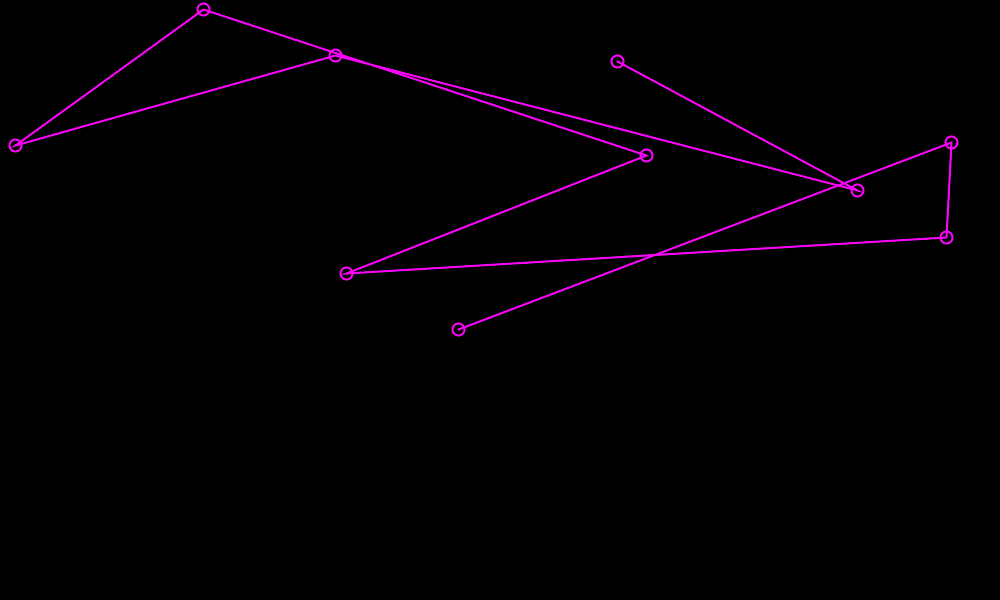
Frame 1 (no input)
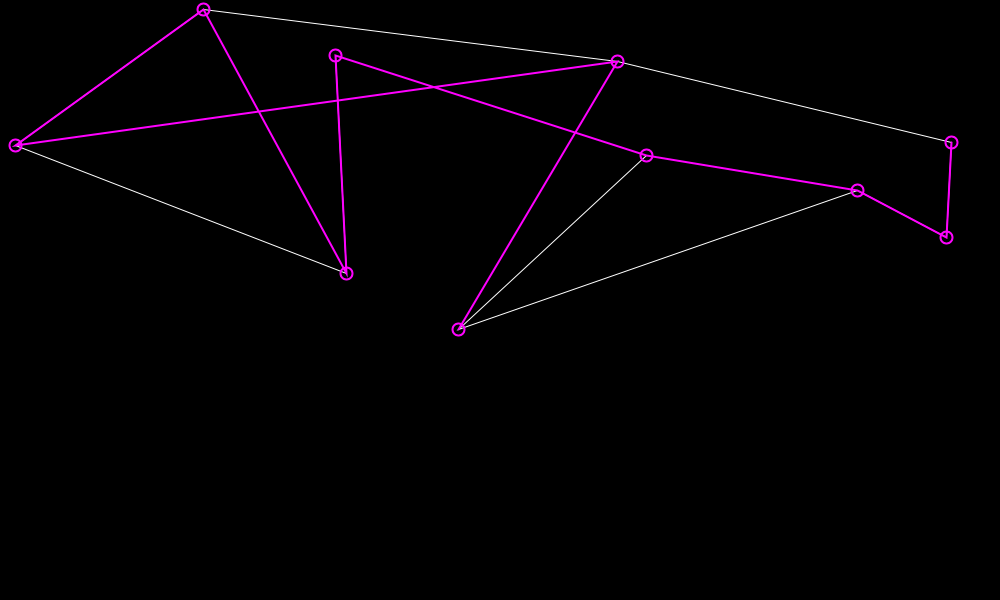
Frame 60 (the mouse pressed at the canvas centre just before this capture)
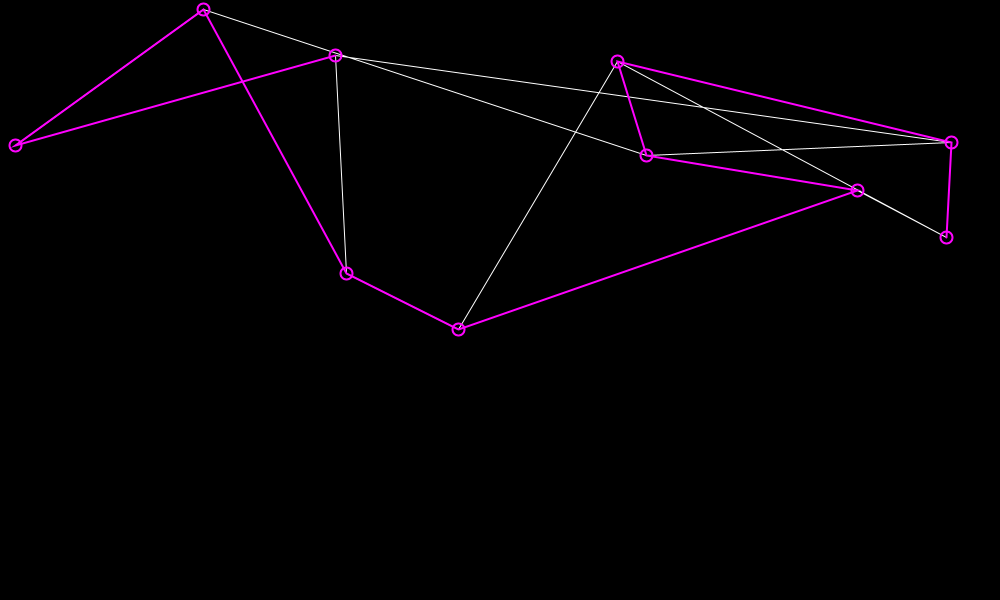
Frame 120 (the mouse held since frame 60 and released just before this capture)

The Processing sketch that drew these frames (run headless with seeded random() and noise(); from frame 60 on, the mouse is pressed at the canvas centre):

// Processing sketch: Traveling_Salesperson_Crossover
// ── Traveling_Salesperson_Crossover.pde
// Coding Train
// Coding Challenge 35.5 - TSP with Genetic Algorithm and Crossover
// https://www.youtube.com/watch?v=hnxn6DtLYcY&list=PLRqwX-V7Uu6ZiZxtDDRCi6uhfTH4FilpH&index=43

// Another JavaScript video, needs conversion on the fly

import java.util.Arrays;

int totalCities = 10;
ArrayList<PVector> cities;
GeneticAlgorithm ga;

void setup(){
  size(1000, 600);

  int[] order = new int[totalCities];  
  
  cities = new ArrayList<PVector>();
  for (int i = 0; i < totalCities; i++){
    cities.add(new PVector(random(width), random(height)));
    order[i] = i;
  }

  ga = new GeneticAlgorithm(order);
  
  //frameRate(1);
}

void draw(){
  background(0);

  ga.calculateFitness();
  ga.normalizeFitness();
  ga.nextGeneration();

  stroke(255);
  strokeWeight(1);
  noFill();
  beginShape();
    for (int i = 0; i < ga.currentBest.length; i++){
      PVector c = cities.get(ga.currentBest[i]);
      vertex(c.x, c.y);
      ellipse(c.x, c.y, 12, 12);
    }
  endShape();
  
  stroke(255, 0, 255);
  strokeWeight(2);
  noFill();
  beginShape();
    for (int i = 0; i < ga.bestEver.length; i++){
      PVector c = cities.get(ga.bestEver[i]);
      vertex(c.x, c.y);
      ellipse(c.x, c.y, 12, 12);
    }
  endShape();
}

void swap(int[] a, int i, int j){
  int temp = a[i];
  a[i] = a[j];
  a[j] = temp;
}

// Processing does have IntList.shuffle()...
void shuffle(int[] a){
  for (int i = 0; i < a.length; i++){
    int randIndex = floor(random(a.length));
    swap(a, i, randIndex);
  }
}

String formatArray(int[] a){
  String s = "";
  for (int i = 0; i < a.length; i++){
    s += a[i];
  }
  return s;
}

String formatArray(int[][] a){
  String s = "";
  for (int i = 0; i < a.length; i++){
    s += formatArray(a[i]) + "\n";
  }
  return s;  
}
// ── GeneticAlgorithm.pde
import java.util.Arrays;

class GeneticAlgorithm {
  float[] fitness;
  float record;
  int[] bestEver;
  int[] currentBest;
  int[][] population;
  int populationCount = 10;
  int generation = 0;

  GeneticAlgorithm(int[] order){
    fitness = new float[populationCount];
    record = 1000000;
    bestEver    = new int[totalCities];
    currentBest = new int[totalCities];
    
    population = new int[populationCount][];
    for (int i = 0; i < populationCount; i++){
      population[i] = Arrays.copyOf(order, order.length);
      shuffle(population[i]);
    }
  }
  
  void calculateFitness(){
    float currentRecord = 1000000;
    for (int i = 0; i < populationCount; i++){
      float d = calcDistance(population[i], cities);
      
      if (d < currentRecord){ 
        currentRecord = d; 
        currentBest = population[i];
      }
      
      if (d < record){ 
        record = d; 
        bestEver = population[i];
      }
      
      fitness[i] = 1 / (d+1);
    }
  }
 
  void normalizeFitness(){
    float sum = 0;
    for (int i = 0; i < fitness.length; i++){
      sum += fitness[i];
    }
    for (int i = 0; i < fitness.length; i++){
      fitness[i] = fitness[i] / sum;
    }     
  }
 
  void nextGeneration(){
    int[][] newPopulation = new int[populationCount][];
    for (int i = 0; i < populationCount; i++){
      int[] orderA = pickOne(population);
      int[] orderB = pickOne(population);

      int[] order = crossOver(orderA, orderB);
      mutate(order, 0.01);
      
      newPopulation[i] = order;
    }
        
    population = newPopulation;
    generation++;
    println(generation + " " + formatArray(bestEver) + " " + record);
  }
  
  int[] crossOver(int[] a, int[] b){
    int start = floor(random(a.length - 1));
    int end = floor(random(start + 1, a.length));
    
    int[] newOrder = new int[a.length];
    
    HashMap<Integer,Boolean> lookup = new HashMap<Integer,Boolean>();  
    int pointer = start;
    
    for (int i = 0; i < newOrder.length; i++){
      if (pointer <= end){
        newOrder[i] = a[pointer];
        pointer++;
        lookup.put(newOrder[i],true);
      }
    }
    
    pointer = end - start + 1;
    for (int i = 0; i < b.length; i++){
      if (lookup.get(b[i]) == null){
        newOrder[pointer] = b[i];
        pointer++;
      }
      if (pointer == newOrder.length){ break; }
    }
    
    return newOrder;
  }
  
  void mutate(int[] a, float rate){
    if (random(1) < rate){
      int indexA = floor(random(a.length - 1));
      //int indexB = floor(random(a.length));
      int indexB = indexA + 1;
      swap(a, indexA, indexB);    
    }
  }
  
  int[] pickOne(int[][] a){
    int index = 0;
    float r = random(1);
    
    while (r > 0){
      r = r - fitness[index];
      index++;
    }
    index--;
    
    return Arrays.copyOf(a[index], a[index].length);
  }
  
  float calcDistance(int[] o, ArrayList<PVector> points){
    float total = 0;
    for (int i = 0; i < o.length-1; i++){
      total += points.get(o[i]).dist(points.get(o[i+1]));
    }
    return total;
  }
}
